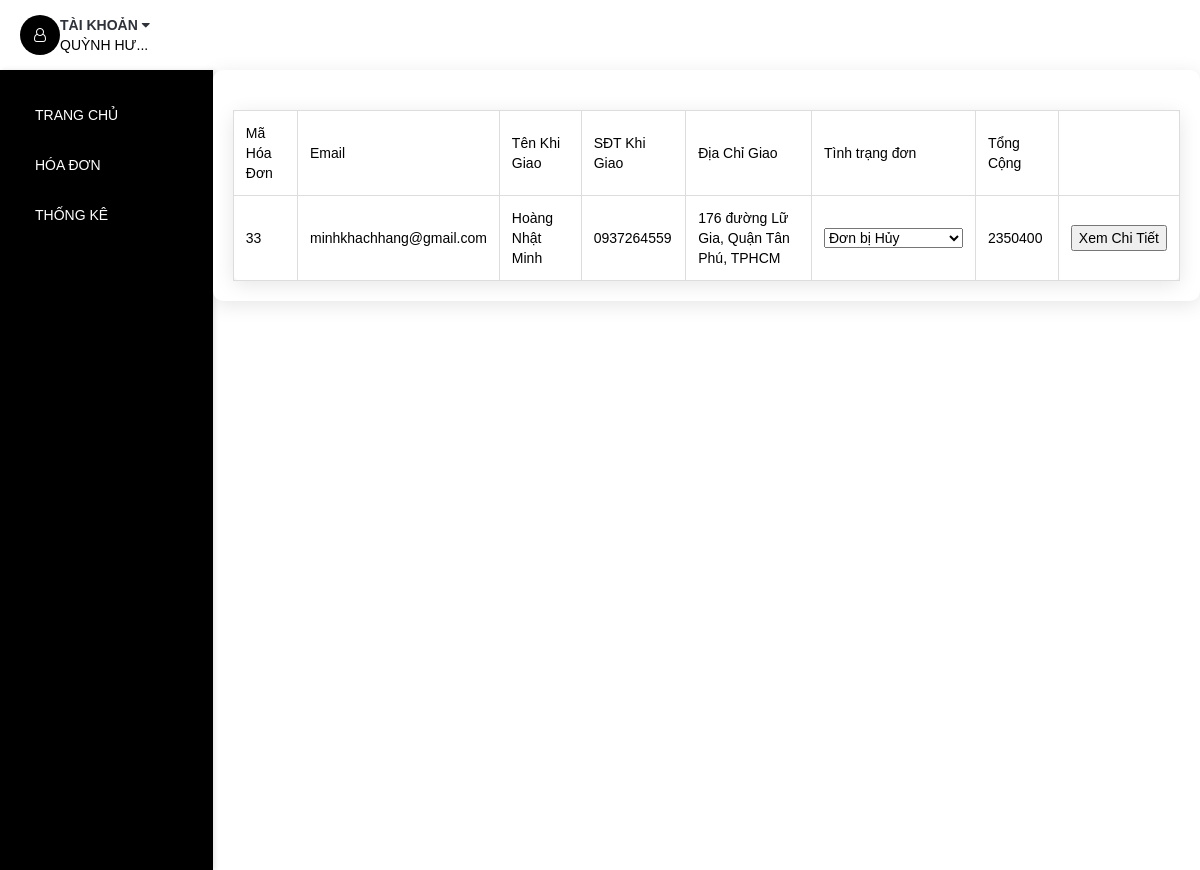
The app's page /admin/admin-invoice.php (signed in), older data.
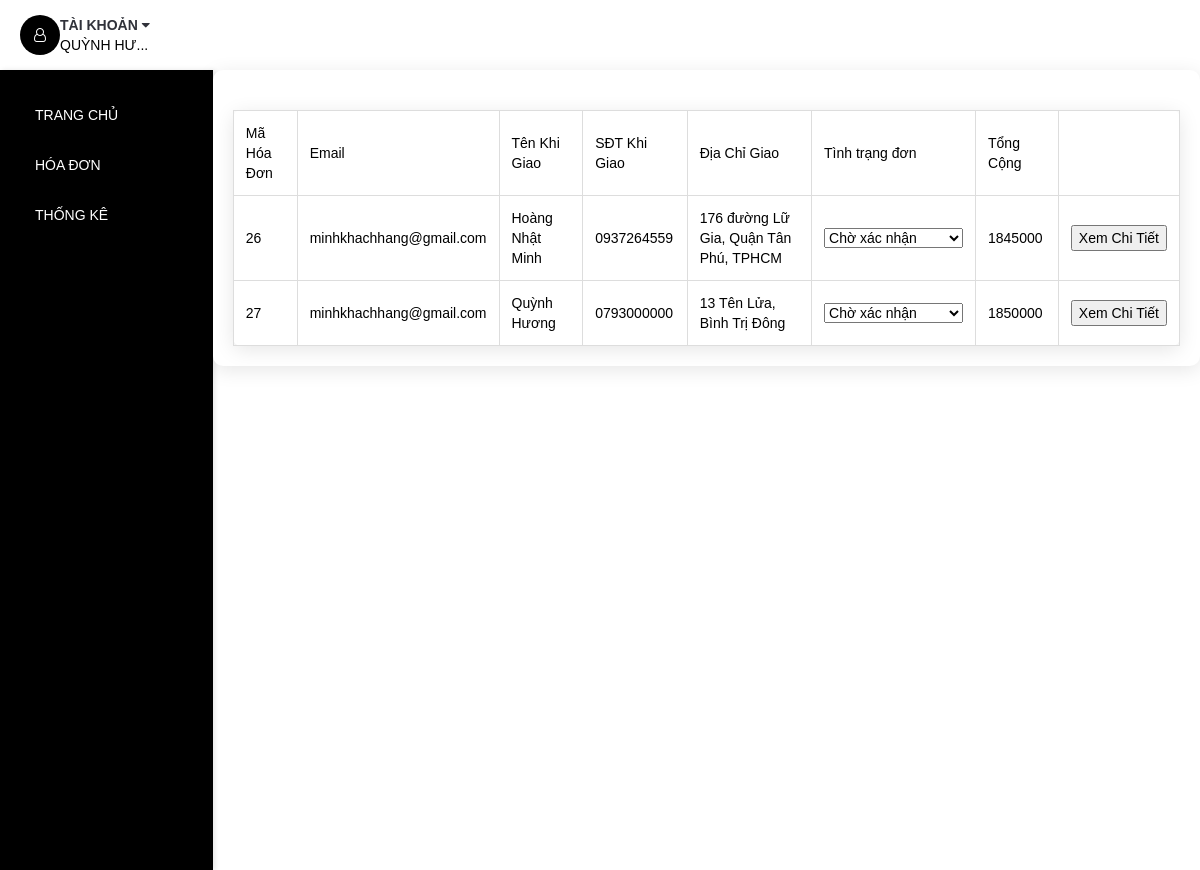
The same page, newer data.
### tables this page shows
CREATE TABLE `usr` (
  `Email` varchar(255) NOT NULL,
  `Passwd` varchar(40) NOT NULL,
  `UsrName` varchar(255) NOT NULL,
  `PhoneNo` varchar(12) NOT NULL,
  `Address` varchar(255) NOT NULL,
  `Blocked` tinyint(1) NOT NULL,
  `Authentication` varchar(20) NOT NULL
);

CREATE TABLE `invoice` (
  `InvoiceID` int(10) NOT NULL,
  `Email` varchar(255) NOT NULL,
  `UsrName` varchar(255) NOT NULL,
  `PhoneNo` varchar(12) NOT NULL,
  `Address` varchar(255) NOT NULL,
  `SubTotal` int(10) NOT NULL,
  `Ship` int(6) NOT NULL,
  `Discount` int(11) NOT NULL,
  `Total` int(10) NOT NULL,
  `DateInvoice` datetime NOT NULL,
  `Status` varchar(20) NOT NULL
);

### DataProvider.php (called while the page is built, shortened)
<?php
class DataProvider
{
	public static function executeQuery($sql)
	{
		require ('connectiondata.inc');
		if (!($connection = mysqli_connect($hostName,$username,$password,$databaseName)))
			die ("couldn't connect to localhost");
		mysqli_set_charset($connection, "utf8");
		$result = mysqli_query($connection, $sql);
		return $result;
	}
}
?>

### admin/admin-invoice.php (the view, shortened to what this page needs)
<!DOCTYPE html>
<html lang="vi">
<head>
	<link type="text/css" rel="stylesheet" href="../css/bootstrap.min.css" />
	<link type="text/css" rel="stylesheet" href="../css/slick.css" />
	<link type="text/css" rel="stylesheet" href="../css/slick-theme.css" />
	<link type="text/css" rel="stylesheet" href="../css/nouislider.min.css" />
	<link rel="stylesheet" href="../css/font-awesome.min.css">
	<link type="text/css" rel="stylesheet" href="../css/style.css" />
	<link type="text/css" rel="stylesheet" href="../css/extrastyle.css">
	<link type="text/css" rel="stylesheet" href="../css/adminbonus.css">
</head>
<body>
	<header>
		<?php
			if($_SESSION['isLogin']==1)
			{
				require_once('../DataProvider.php');
				$sql="SELECT * FROM Usr WHERE Email='".$_SESSION['username']."'";
				$Usr=DataProvider::executeQuery($sql);
				$rowUsr=mysqli_fetch_array($Usr,MYSQLI_BOTH);
			}
		?>
		<div id="header">
			<div class="container">
				<div class="pull-right">
					<ul class="header-btns">
						<?php include('php/account.php'); ?>
					</ul>
				</div>
			</div>
		</div>
	</header>
	<div class="section">
		<div class="container container-admin">
		<?php include('php/navigationInvoice.php'); ?>
			<div class="row row-admin">
				<div id="main" class="col-md-12">
					<table border=1>
						<tr>
							<td>Mã Hóa Đơn</td>
							<td>Email</td>
							<td>Tên Khi Giao</td>
							<td>SĐT Khi Giao</td>
							<td>Địa Chỉ Giao</td>
							<td>Tình trạng đơn</td>
							<td>Tổng Cộng</td>
							<td></td>
						</tr>
						<?php
							require_once('../DataProvider.php');
							$sql="SELECT * FROM Invoice";
							$rs=DataProvider::executeQuery($sql);
							while($row=mysqli_fetch_array($rs,MYSQLI_BOTH))
							{
								echo "<tr>";
								echo "<form id='Invoice' name='Invoice' action='admin-invoice-details.php' method='POST'>";
								echo "<td>".$row['InvoiceID']."</td>";
								echo "<td>".$row['Email']."</td>";
								echo "<td>".$row['UsrName']."</td>";
								echo "<td>".$row['PhoneNo']."</td>";
								echo "<td>".$row['Address']."</td>";
								echo "<td><select name='status' id='status' data-invoice-id='" . $row['InvoiceID'] . "'>";
								$statusOptions = ["Chờ xác nhận", "Đã tiếp nhận", "Đang giao hàng", "Hoàn tất đơn hàng ", "Đơn bị Hủy"];
								foreach ($statusOptions as $statusOption) {
									$selected = ($row['Status'] == $statusOption) ? 'selected' : 'Chờ xác nhận';
									echo "<option value='$statusOption' $selected>$statusOption</option>";
								}
								echo "</select></td>";
								echo "<td>".$row['Total']."</td>";
								echo "<td><input type='submit' name='btnSubmitInvoice' id='btnSubmitInvoice' value='Xem Chi Tiết'></td>";
								echo "</form>";
								echo "</tr>";
							}
						?>
					</table>
				</div>
			</div>
		</div>
	</div>
</body>
</html>

### admin/php/account.php (shortened to what this page needs)
<?php
    if($_SESSION['isLogin']==0)
    {
?>
<li class="header-account dropdown default-dropdown">
    <div class="dropdown-toggle" role="button" data-toggle="dropdown" aria-expanded="true">
        <div class="header-btns-icon">
            <i class="fa fa-user-o"></i>
        </div>
        <strong class="text-uppercase">Tài khoản <i class="fa fa-caret-down"></i></strong>
    </div>
    <a href="signin.php" class="text-uppercase">Đăng nhập</a>
    <ul class="custom-menu">
        <li><a href="signin.php"><i class="fa fa-unlock-alt"></i>Đăng nhập</a></li>
        <li><a href="signin.php"><i class="fa fa-user-plus"></i>Tạo tài khoản</a></li>
    </ul>
</li>
<?php
    }
    else
    {
?>
<li class="header-account dropdown default-dropdown">
    <div class="dropdown-toggle" role="button" data-toggle="dropdown" aria-expanded="true">
        <div class="header-btns-icon">
            <i class="fa fa-user-o"></i>
        </div>
        <strong class="text-uppercase">Tài khoản <i class="fa fa-caret-down"></i></strong>
    </div>
    <?php
        $UsrName=$rowUsr['UsrName'];
        if(strlen($UsrName)>9)
        $UsrName=mb_substr($UsrName,0,8,'UTF-8').'...';
        echo "<span class='text-uppercase'>$UsrName</span>";
    ?>
        <?php
            require_once('../DataProvider.php');
        ?>
</li>
<?php
    }
?>

### admin/php/navigationInvoice.php (shortened to what this page needs)
<div id="navigation">
    <div class="container">
        <div id="responsive-nav">
            <div class="menu-nav">
                <ul class="menu-list">
                    <li><a href="index.php">Trang chủ</a></li>
                    <li><a href="admin-invoice.php">Hóa Đơn</a></li>
                    <li><a href="admin-statistics.php">Thống Kê</a></li>
                </ul>
            </div>
        </div>
    </div>
</div>

### css/style.css (style rules this page uses)
body { font-family: 'Encode Sans Semi Condensed', sans-serif; font-family: 'Encode Sans Expanded', sans-serif; color: black; overflow-x: hidden; background-color: white; }
a { color: #30323A; -webkit-transition: 0.3s color; transition: 0.3s color; }
strong { color: #30323A; }
ul, ol { margin: 0; padding: 0; list-style: none }
.section { padding-top: 15px; padding-bottom: 30px; }
#header { top: 0; width: 100%; background-color: transparent; display: flex; align-items: center; justify-content: space-between; }
.pull-left, .pull-right { display: flex; align-items: center; }
.pull-right { margin: 0px 10px; }
.header-btns>li { display: inline-block; vertical-align: top; padding: 15px 10px; }
.header-btns>li .header-btns-icon { position: relative; float: left; width: 40px; height: 40px; line-height: 40px; text-align: center; color: white; border-radius: 20px; background-color: black; }
.header-btns .dropdown-toggle { display: block; cursor: pointer; }
#navigation .container { position: block; background-color: black; width: 100%; }
.menu-nav .menu-list>li { display: inline-block; }
.menu-nav .menu-list>li>a { display: block; padding: 15px; color: white; text-transform: uppercase; }

### css/adminbonus.css (style rules this page uses)
html, body { font-family: Arial, sans-serif; margin: 0; padding: 0px; height: 100%; overflow-x: hidden; }
.section { display: flex; padding: 0; }
.container { max-width: 100%; margin: 0; padding: 0; display: flex; flex: 1; height: 100%; }
#navigation { width: 250px; background-color: black; padding: 20px; box-shadow: 2px 0 5px rgba(0, 0, 0, 0.1); height: 100vh; position: sticky; top: 0; }
#main { flex: 1; padding: 20px; background-color: #fff; box-shadow: 0 4px 20px rgba(0, 0, 0, 0.1); overflow-y: auto; border-radius: 10px; width: 100%; }
table { width: 100%; border-collapse: collapse; margin-top: 20px; box-shadow: 0 4px 20px rgba(0, 0, 0, 0.1); border-radius: 8px; }
table, th, td { border: 1px solid #ddd; }
th, td { padding: 12px; text-align: left; font-family: 'Arial', sans-serif; }
.container-admin { width: 100%; }
.container-admin .row-admin { margin: 0; width: 100%; }
.container-admin #navigation .container { background-color: transparent; }
.container-admin .row-admin > div { box-shadow: 0 4px 15px rgba(0, 0, 0, 0.1); border-radius: 8px; padding: 15px; }
* { transition: all 0.3s ease; }

Row changes from the older to the newer data that the page shows:
removed invoice: InvoiceID "33", Email "minhkhachhang@gmail.com", UsrName "Hoàng Nhật Minh", PhoneNo "0937264559", Address "176 đường Lữ Gia, Quận Tân Phú, TPHCM", status "Đơn bị Hủy", Total "2350400"
added invoice: InvoiceID "26", Email "minhkhachhang@gmail.com", UsrName "Hoàng Nhật Minh", PhoneNo "0937264559", Address "176 đường Lữ Gia, Quận Tân Phú, TPHCM", status "Chờ xác nhận", Total "1845000"
added invoice: InvoiceID "27", Email "minhkhachhang@gmail.com", UsrName "Quỳnh Hương", PhoneNo "0793000000", Address "13 Tên Lửa, Bình Trị Đông", status "Chờ xác nhận", Total "1850000"
